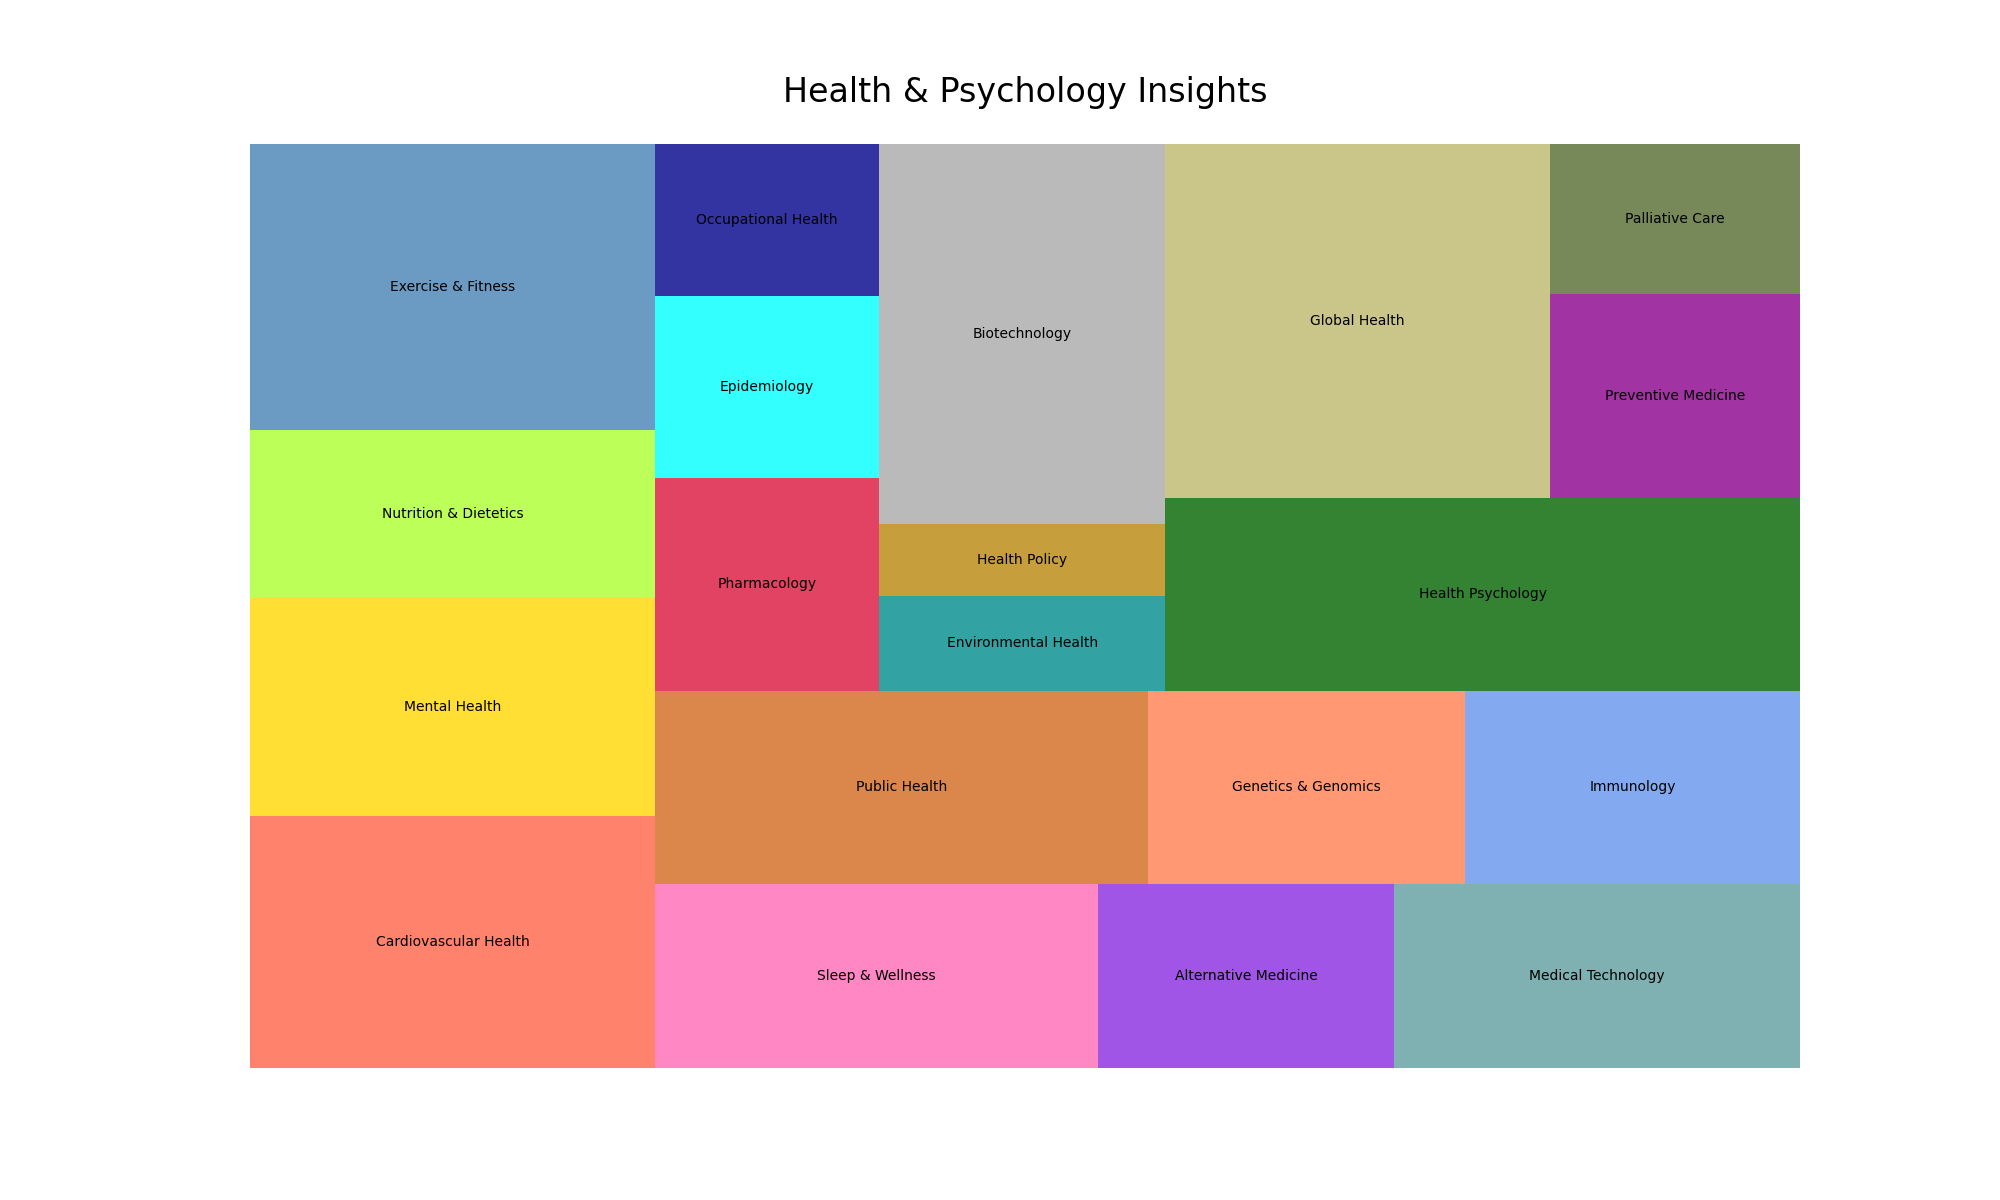

The script that drew this image:

import matplotlib.pyplot as plt
import squarify

# Data
categories = [
    'Cardiovascular Health', 'Mental Health', 'Nutrition & Dietetics', 'Exercise & Fitness', 
    'Sleep & Wellness', 'Alternative Medicine', 'Medical Technology', 'Public Health', 
    'Genetics & Genomics', 'Immunology', 'Pharmacology', 'Epidemiology', 'Occupational Health', 
    'Environmental Health', 'Health Policy', 'Biotechnology', 'Health Psychology', 
    'Global Health', 'Preventive Medicine', 'Palliative Care'
]
values = [
    15000, 13000, 10000, 17000, 12000, 8000, 11000, 14000, 9000, 9500, 
    7000, 6000, 5000, 4000, 3000, 16000, 18000, 20000, 7500, 5500
]

# Colors
colors = [
    '#FF6347', '#FFD700', '#ADFF2F', '#4682B4', '#FF69B4', '#8A2BE2', '#5F9EA0', '#D2691E', 
    '#FF7F50', '#6495ED', '#DC143C', '#00FFFF', '#00008B', '#008B8B', '#B8860B', '#A9A9A9', 
    '#006400', '#BDB76B', '#8B008B', '#556B2F'
]

plt.figure(figsize=(20, 12))

# Treemap
squarify.plot(sizes=values, label=categories, color=colors, alpha=0.8)

plt.title('Health & Psychology Insights', fontsize=24, pad=30)

# Removing axes
plt.axis('off')

# Display the plot
plt.show()
